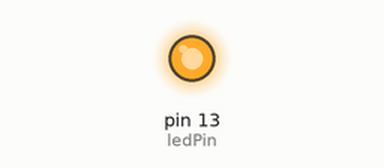
The sketch below on a simulated Arduino Uno, built with avr-gcc and run on an emulated ATmega328P. Shown: output pins drawn as LEDs (lit = HIGH).

Above: at 0.1 s.
At 9.3 s:
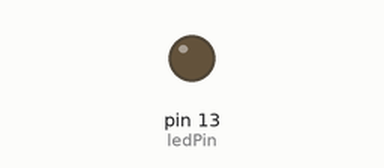
Timing chart, 0 to 10.8 s (numbered marks = the images above):
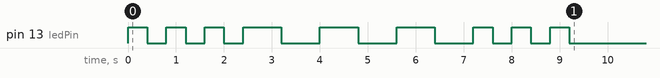

The sketch:

SOS.ino
```cpp
const int ledPin=13;

void setup(){
  pinMode(ledPin, OUTPUT);

    for (int i=0;i<3;i++){
    digitalWrite(ledPin, HIGH);
    delay(400);
    digitalWrite(ledPin, LOW);
    delay(400);
  }
  for(int i=0; i<3; i++){
    digitalWrite(ledPin, HIGH);
    delay(800);
    digitalWrite(ledPin, LOW);
    delay(800);
  }
  for (int i=0;i<3;i++){
    digitalWrite(ledPin, HIGH);
    delay(400);
    digitalWrite(ledPin, LOW);
    delay(400);
  }
}

void loop(){
}
```
